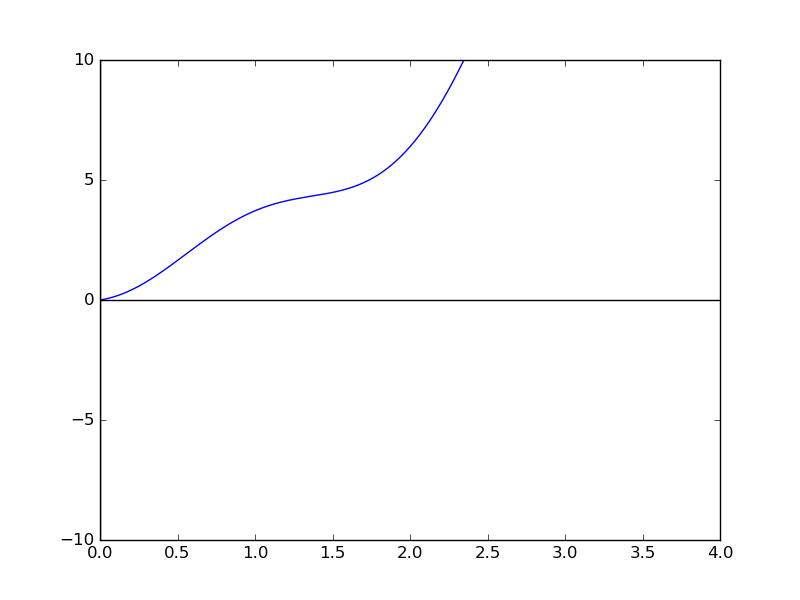

Source code (Python):
from math import *
import numpy as np
import matplotlib.pyplot as plt

# a = raw_input();                
a=25.0
c = 0.0
d = pi
e = (d-c)/a                     
j = 0.0
# e=int(e)+1
# print e
z=0.0
co=1
while(z!=pi):
	if co==27:
		break
	# print z
	o = exp(z) -cos(pi*z)
	z+= e
	j +=o
	co+=1
g = exp(0)-cos(pi*0)
h = exp(pi)-cos(pi*pi)
# print exp(pi)
# print j
# print g
# print h
val = e*(j)-0.5*e*(g + h)

# print "val :"
print val
# print "\n"

# answer 22.3050065058

xval= np.arange(0,pi,0.01)
axes = plt.gca()
axes.set_xlim([0,4])
axes.set_ylim([-10,10])
#print xval*(1.0-xval)
# plt.plot(xval,np.exp(xval)-np.sin(pi*xval), 'b')
plt.plot(xval,np.exp(xval)-np.cos(pi*xval), 'b')
plt.xticks(np.arange(min(xval), max(xval)+1, 0.5))
plt.axhline(0, color='black')
plt.axvline(0,color='black')
plt.savefig("31.png")